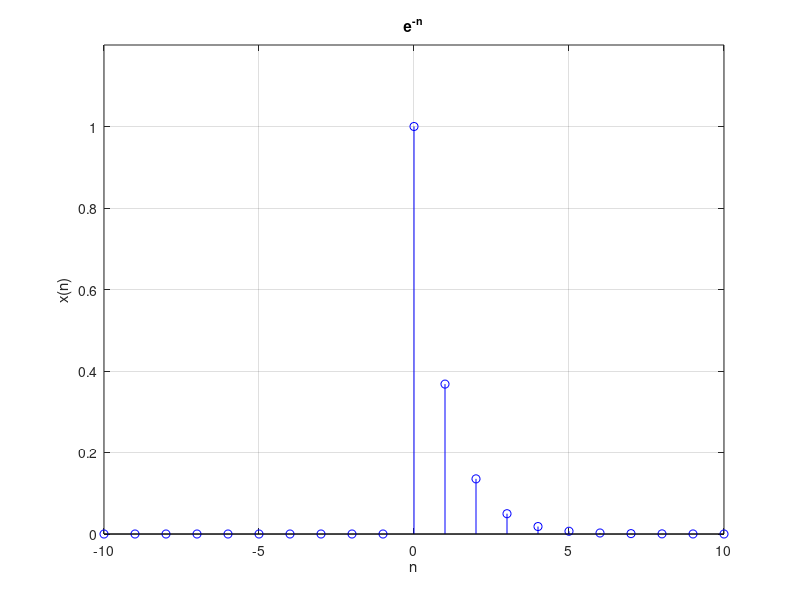
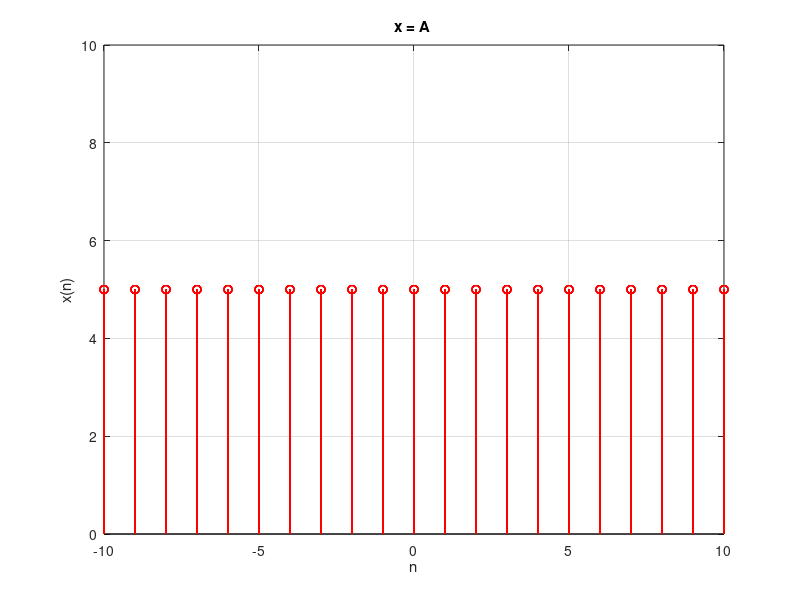
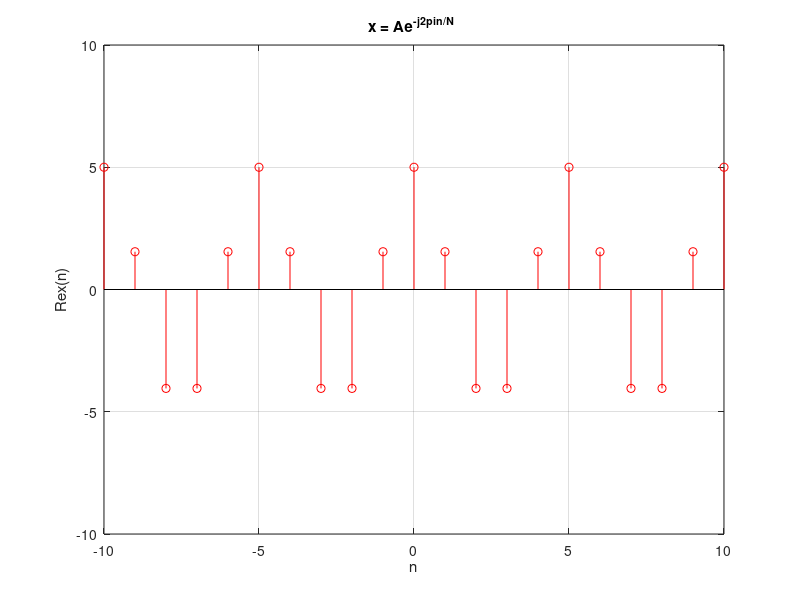
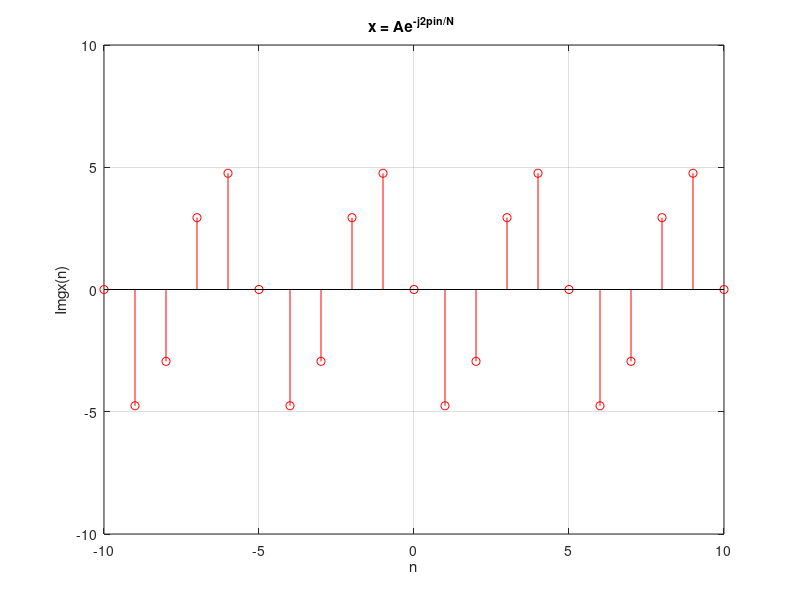

Write the MATLAB code that produced these figures, in order.
%% esercizio 3.a
n = [-10:10];
x = exp(-n).* (n>= 0);  %qui dovrebbe prendere exp(-n) e lo moltiplpico per
                        % un vettore booleano che vale
                        % 1 solo quando n è maggiore uguale a 0. se n fosse
                        %[-5:5], quel vettore che moltiplico sarebbe
                        %[0,0,0,0,0,1,1,1,1,1,1] e ho 6 uni (comprendo lo
                        %zero)
figure
set(gca, 'FontSize', 18);
stem(n, x, 'b');
xlabel('n');
ylabel('x(n)');
title('e^-^n');
axis([-10 10 0 1.2]);
grid on;

%% esercizio 3.b
n = [-10:10];           % potrei non mettere le parentesi
A = 5; % per esempio
x = A.*ones(21);

figure
set(gca, 'FontSize', 18);
stem(n, x, 'r');
xlabel('n');
ylabel('x(n)');
title('x = A ');
axis([-10 10 0 10]);
grid on;

%% esercizio 3.c

n = -10 : 10;
A = 5;              % sempre per esempio
N = 5;              %periodo della sinusoide
x = A.*exp(-(2*1i*pi.*n)./N);

% stampo la parte reale e immaginarie separate
figure  
set(gca, 'FontSize', 18);
stem(n, real(x), 'r');
xlabel('n');
ylabel('Re{x(n)}');
title('x = Ae^-^j^2^p^i^n^/^N ');
axis([-10 10 -10 10]);
grid on;

figure
set(gca, 'FontSize', 18);
stem(n, imag(x), 'r');
xlabel('n');
ylabel('Img{x(n)}');
title('x = Ae^-^j^2^p^i^n^/^N ');
axis([-10 10 -10 10]);
grid on;


%% esercizio 3.d

n = -10:10;
A = 5;
x = A.*(n >= 0);

figure
set(gca, 'FontSize', 18);
stem(n, x, 'r');
xlabel('n');
ylabel('x(n)');
title('x = A*H(n) ');
axis([-10 10 0 10]);
grid on;

%% esercizio 3.e

n = -10: 10;
A = 5;
N = 3;
n_0 = 4;
x = A.* (abs(n-n_0)<N)      % in teoria sto moltiplicando per un booleano
                            %che vale 1 solo se mi trovo in quella
                            %condizione
           
figure
set(gca, 'FontSize', 18);
stem(n, x, 'r');
xlabel('n');
ylabel('x(n)');
title(' x = A se |n - n_0| < N ');
axis([-10 15 0 10]);
grid on;
